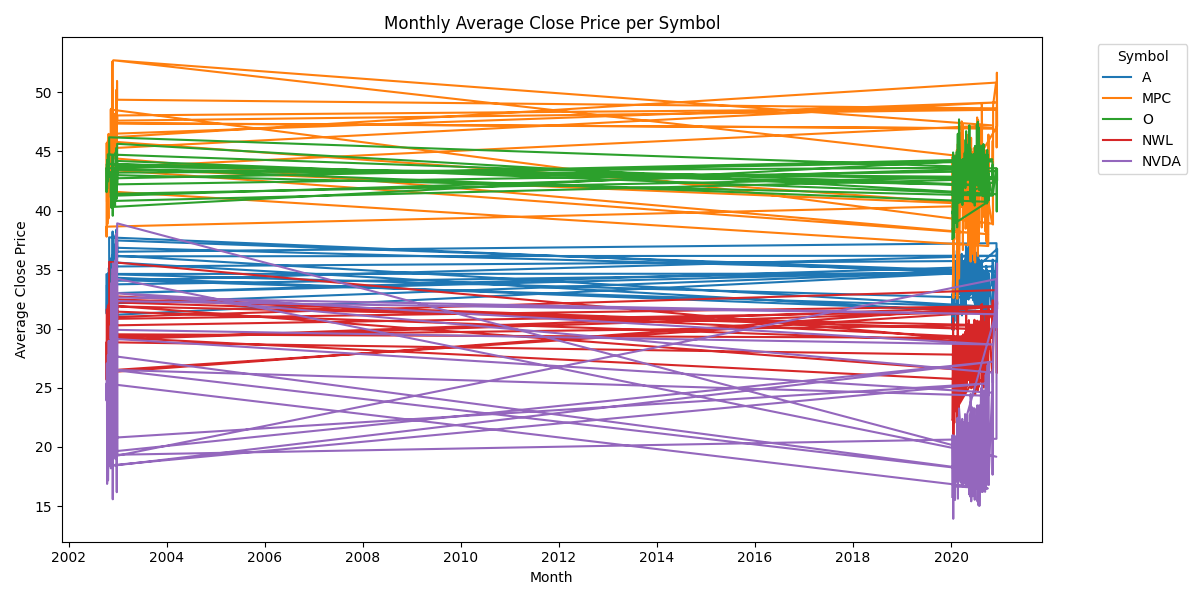

The script that saved this image:
import os
import pandas as pd
import matplotlib.pyplot as plt

# Path to Hive output
csv_path = os.path.join(os.path.dirname(__file__), '..', 'output', 'CLOSE_query_monthly_avg_close.csv')
df = pd.read_csv(csv_path)

# Set expected column names
df.columns = ['month', 'symbol', 'avg_close']

# Try flexible datetime parsing
df['month'] = pd.to_datetime(df['month'], format='mixed', errors='coerce')

# Drop rows where date parsing failed
df = df.dropna(subset=['month'])

# Filter top 5 most frequent symbols for clarity
top_symbols = df['symbol'].value_counts().nlargest(5).index
df_filtered = df[df['symbol'].isin(top_symbols)]

# Plot
plt.figure(figsize=(12, 6))
for symbol in top_symbols:
    symbol_df = df_filtered[df_filtered['symbol'] == symbol]
    plt.plot(symbol_df['month'], symbol_df['avg_close'], label=symbol)

plt.title('Monthly Average Close Price per Symbol')
plt.xlabel('Month')
plt.ylabel('Average Close Price')
plt.legend(title='Symbol', bbox_to_anchor=(1.05, 1), loc='upper left')
plt.tight_layout()

# Save graph
output_path = os.path.join(os.path.dirname(__file__), 'CLOSE_query_monthly_avg_close.png')
plt.savefig(output_path)
plt.close()

print(f"✅ Visualization saved to: {output_path}")
